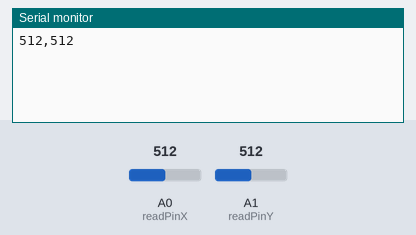
A sketch run on a simulated Arduino Uno, built with avr-gcc and run on an emulated ATmega328P. On the bench: the last lines printed to the serial monitor. Inputs (shaded band) come from the test bench; at power-on: A0 (readPinX) = 512, A1 (readPinY) = 512.

Above: at 1.2 s.
1.3 s: A0 (readPinX) set to 716
At 2.0 s:
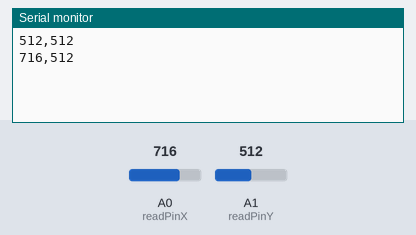
2.8 s: A1 (readPinY) set to 716
At 4.0 s:
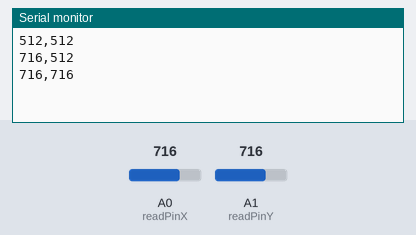
4.3 s: A0 (readPinX) set to 900
At 5.5 s:
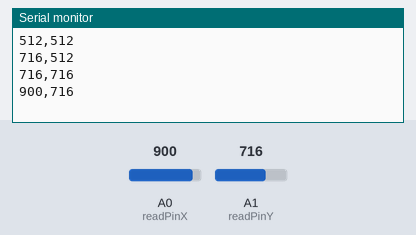
5.8 s: A1 (readPinY) set to 900
At 6.3 s:
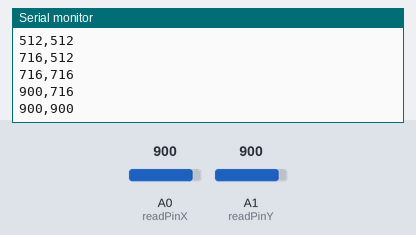
Timing chart, 0 to 8.3 s (numbered marks = the images above; inputs shaded):
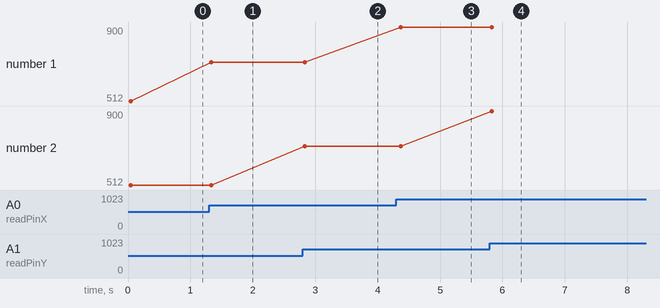

The sketch:

ArduinoSketch-AnalogInput.ino
```cpp
int readPinX = A0; // This is the pin number the knob is attached to
int readPinY = A1; // This is the pin number the knob is attached to
int X = 0;
int Y = 0;
int newX = 0;
int newY = 0;

// setup() runs once to kick off the program
void setup() {
  Serial.begin(9600); // This connects to the serial port
}

// loop() runs repeadedly, forever.
void loop() {
  newX = analogRead(readPinX); delay(10); newX = analogRead(readPinX); delay(10);
  newY = analogRead(readPinY); delay(10); newY = analogRead(readPinY); delay(10);

  if(abs(newX-X) > 2 || abs(newY-Y) > 2){ // See if the value has changed by more than 2
    X = newX; // Update the value
    Y = newY; // Update the value

    String xprint = "";
    xprint += X;
    xprint += ',';
    xprint += Y;
    Serial.println(xprint); // Send the value over the serial port
  }
}
```

Measured:
- after the input at 1.3 s, the serial monitor: prints a new line at once (image 1)
- after the input at 2.8 s, the serial monitor: prints a new line at once (image 2)
- after the input at 4.3 s, the serial monitor: prints a new line after 0.07 s (image 3)
- after the input at 5.8 s, the serial monitor: prints a new line at once (image 4)
- plotted number 1: 512 → 716 after the input at 1.3 s, 716 → 900 after the input at 4.3 s
